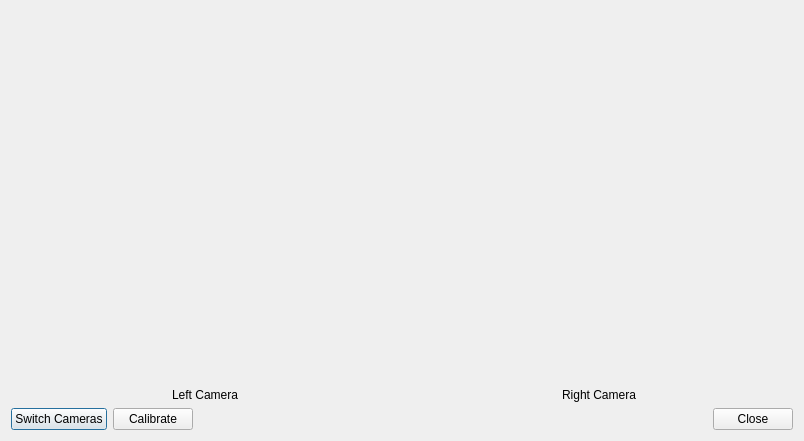
<?xml version="1.0" encoding="UTF-8"?>
<ui version="4.0">
 <class>CamerasView</class>
 <widget class="QDialog" name="CamerasView">
  <property name="geometry">
   <rect>
    <x>0</x>
    <y>0</y>
    <width>804</width>
    <height>441</height>
   </rect>
  </property>
  <property name="windowTitle">
   <string>Cameras View</string>
  </property>
  <layout class="QGridLayout" name="gridLayout">
   <item row="0" column="0">
    <layout class="QVBoxLayout" name="verticalLayout">
     <item>
      <layout class="QHBoxLayout" name="horizontalLayout_3">
       <item>
        <layout class="QGridLayout" name="layLeftCam">
         <item row="0" column="0">
          <spacer name="verticalSpacer">
           <property name="orientation">
            <enum>Qt::Vertical</enum>
           </property>
           <property name="sizeHint" stdset="0">
            <size>
             <width>20</width>
             <height>40</height>
            </size>
           </property>
          </spacer>
         </item>
        </layout>
       </item>
       <item>
        <layout class="QGridLayout" name="layRightCam">
         <item row="0" column="0">
          <spacer name="verticalSpacer_2">
           <property name="orientation">
            <enum>Qt::Vertical</enum>
           </property>
           <property name="sizeHint" stdset="0">
            <size>
             <width>20</width>
             <height>40</height>
            </size>
           </property>
          </spacer>
         </item>
        </layout>
       </item>
      </layout>
     </item>
     <item>
      <layout class="QHBoxLayout" name="horizontalLayout">
       <item>
        <widget class="QLabel" name="label_2">
         <property name="text">
          <string>Left Camera</string>
         </property>
         <property name="alignment">
          <set>Qt::AlignCenter</set>
         </property>
        </widget>
       </item>
       <item>
        <widget class="QLabel" name="label">
         <property name="text">
          <string>Right Camera</string>
         </property>
         <property name="alignment">
          <set>Qt::AlignCenter</set>
         </property>
        </widget>
       </item>
      </layout>
     </item>
     <item>
      <layout class="QHBoxLayout" name="horizontalLayout_2">
       <item>
        <widget class="QPushButton" name="pbSwitchCameras">
         <property name="text">
          <string>Switch Cameras</string>
         </property>
         <property name="icon">
          <iconset resource="../resources.qrc">
           <normaloff>:/imgs/reload.png</normaloff>:/imgs/reload.png</iconset>
         </property>
         <property name="iconSize">
          <size>
           <width>32</width>
           <height>32</height>
          </size>
         </property>
        </widget>
       </item>
       <item>
        <widget class="QPushButton" name="pbCalibrate">
         <property name="text">
          <string>Calibrate</string>
         </property>
         <property name="icon">
          <iconset resource="../resources.qrc">
           <normaloff>:/imgs/camera-calib.png</normaloff>:/imgs/camera-calib.png</iconset>
         </property>
         <property name="iconSize">
          <size>
           <width>32</width>
           <height>32</height>
          </size>
         </property>
        </widget>
       </item>
       <item>
        <spacer name="horizontalSpacer">
         <property name="orientation">
          <enum>Qt::Horizontal</enum>
         </property>
         <property name="sizeHint" stdset="0">
          <size>
           <width>40</width>
           <height>20</height>
          </size>
         </property>
        </spacer>
       </item>
       <item>
        <widget class="QPushButton" name="pbClose">
         <property name="text">
          <string>Close</string>
         </property>
         <property name="icon">
          <iconset resource="../resources.qrc">
           <normaloff>:/imgs/close.png</normaloff>:/imgs/close.png</iconset>
         </property>
         <property name="iconSize">
          <size>
           <width>32</width>
           <height>32</height>
          </size>
         </property>
        </widget>
       </item>
      </layout>
     </item>
    </layout>
   </item>
  </layout>
 </widget>
 <resources>
  <include location="../resources.qrc"/>
 </resources>
 <connections>
  <connection>
   <sender>pbClose</sender>
   <signal>clicked()</signal>
   <receiver>CamerasView</receiver>
   <slot>accept()</slot>
   <hints>
    <hint type="sourcelabel">
     <x>744</x>
     <y>414</y>
    </hint>
    <hint type="destinationlabel">
     <x>653</x>
     <y>421</y>
    </hint>
   </hints>
  </connection>
 </connections>
</ui>
